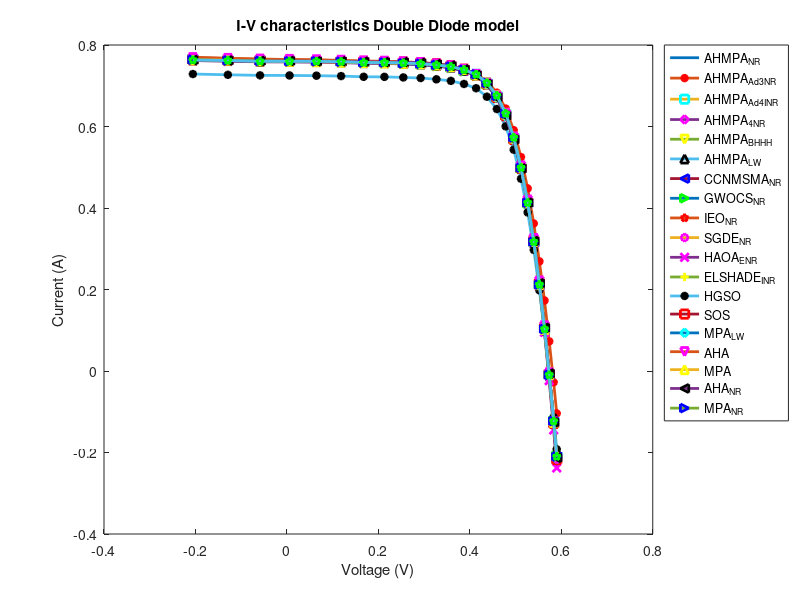

Write MATLAB code to recreate this figure.

p1=[...
-0.2057	0.764	7.63E-01	7.64E-01	7.64E-01	7.66E-01	7.64E-01	7.65E-01	0.766761072	0.770041868	0.765379355	0.761914382	0.764	0.72875166	0.763642347	0.764466354	0.768894615	7.64E-01	7.63E-01	7.64E-01	7.63E-01
-0.1291	0.762	7.62E-01	7.62E-01	7.62E-01	7.64E-01	7.62E-01	7.63E-01	0.764148967	0.767361544	0.763566333	0.760046038	0.762	0.726907087	0.762876005	0.763340795	0.766957902	7.63E-01	7.62E-01	7.62E-01	7.62E-01
-0.0588	0.7605	7.60E-01	7.61E-01	7.61E-01	7.63E-01	7.60E-01	7.62E-01	0.762024903	0.765174905	0.762175631	0.758604554	0.7605	0.72548262	0.762172081	0.762307341	0.765347992	7.61E-01	7.61E-01	7.61E-01	7.60E-01
0.0057	0.7605	7.60E-01	7.61E-01	7.61E-01	7.61E-01	7.60E-01	7.61E-01	0.761196786	0.764289496	0.762020364	0.758402654	0.7605	0.725276617	0.761523908	0.761357193	0.764558083	7.60E-01	7.61E-01	7.60E-01	7.60E-01
0.0646	0.76	7.60E-01	7.60E-01	7.60E-01	7.60E-01	7.60E-01	7.59E-01	0.760032433	0.763073221	0.761470394	0.757809984	0.76	0.724688257	0.760925737	0.760484828	0.763583373	7.59E-01	7.60E-01	7.60E-01	7.60E-01
0.1185	0.759	7.59E-01	7.59E-01	7.59E-01	7.58E-01	7.59E-01	7.58E-01	0.758522353	0.761516778	0.760522333	0.756822569	0.759	0.723714941	0.760359012	0.759670733	0.762409792	7.58E-01	7.60E-01	7.59E-01	7.59E-01
0.1678	0.757	7.57E-01	7.57E-01	7.57E-01	7.57E-01	7.57E-01	7.57E-01	0.756249377	0.759204401	0.758762687	0.755026416	0.757	0.721953184	0.759787335	0.758880197	0.760765056	7.57E-01	7.59E-01	7.57E-01	7.57E-01
0.2132	0.757	7.57E-01	7.57E-01	7.57E-01	7.56E-01	7.57E-01	7.56E-01	0.755636007	0.758561929	0.75861986	0.754849473	0.757	0.72179418	0.759123373	0.758028276	0.760098839	7.56E-01	7.58E-01	7.57E-01	7.57E-01
0.2545	0.7555	7.56E-01	7.56E-01	7.56E-01	7.55E-01	7.55E-01	7.55E-01	0.753808209	0.756722824	0.757214456	0.753413756	0.7555	0.720422138	0.75820531	0.756962966	0.758578224	7.55E-01	7.58E-01	7.55E-01	7.56E-01
0.2924	0.754	7.54E-01	7.54E-01	7.54E-01	7.53E-01	7.54E-01	7.54E-01	0.751924566	0.75485802	0.755705098	0.751882382	0.754	0.718995838	0.756690148	0.755349211	0.756774741	7.54E-01	7.56E-01	7.54E-01	7.54E-01
0.3269	0.7505	7.51E-01	7.51E-01	7.51E-01	7.51E-01	7.50E-01	7.51E-01	0.748258806	0.751259507	0.752351856	0.748528284	0.7505	0.715836534	0.75399629	0.752616458	0.753400199	7.51E-01	7.53E-01	7.51E-01	7.51E-01
0.3585	0.7465	7.48E-01	7.47E-01	7.47E-01	7.47E-01	7.46E-01	7.47E-01	0.743853747	0.746994015	0.748177787	0.744403218	0.7465	0.71198911	0.74911429	0.747762106	0.748712747	7.47E-01	7.49E-01	7.47E-01	7.47E-01
0.3873	0.7385	7.40E-01	7.39E-01	7.39E-01	7.40E-01	7.38E-01	7.39E-01	0.735597875	0.738971891	0.740034112	0.736408294	0.7385	0.704401069	0.740581253	0.739323151	0.74026808	7.40E-01	7.40E-01	7.39E-01	7.39E-01
0.4137	0.728	7.30E-01	7.28E-01	7.28E-01	7.27E-01	7.28E-01	7.26E-01	0.72431007	0.728027116	0.728684539	0.725392614	0.728	0.693857135	0.726198267	0.72508887	0.72779183	7.27E-01	7.26E-01	7.28E-01	7.28E-01
0.4373	0.7065	7.11E-01	7.07E-01	7.07E-01	7.07E-01	7.07E-01	7.06E-01	0.702718433	0.706861818	0.706802145	0.70409385	0.7065	0.673161611	0.70411531	0.703179627	0.706189231	7.07E-01	7.04E-01	7.07E-01	7.07E-01
0.459	0.6755	6.83E-01	6.76E-01	6.76E-01	6.76E-01	6.76E-01	6.74E-01	0.671441383	0.676059699	0.674932745	0.673150873	0.6755	0.642873575	0.671143707	0.670376394	0.674726648	6.75E-01	6.71E-01	6.75E-01	6.76E-01
0.4784	0.632	6.44E-01	6.32E-01	6.32E-01	6.32E-01	6.32E-01	6.29E-01	0.627824413	0.632872317	0.63039981	0.629846168	0.632	0.600361035	0.626237418	0.625598241	0.631409024	6.31E-01	6.26E-01	6.32E-01	6.32E-01
0.496	0.573	5.91E-01	5.73E-01	5.73E-01	5.73E-01	5.73E-01	5.70E-01	0.569185082	0.574529323	0.57052016	0.571350901	0.573	0.54309569	0.568125648	0.567566663	0.574036553	5.72E-01	5.68E-01	5.73E-01	5.73E-01
0.5119	0.499	5.25E-01	4.99E-01	4.99E-01	5.01E-01	4.99E-01	4.97E-01	0.496067293	0.501493437	0.495896265	0.497969042	0.499	0.471830372	0.497471707	0.496961073	0.502997398	5.00E-01	4.97E-01	4.99E-01	4.99E-01
0.5265	0.413	4.48E-01	4.13E-01	4.13E-01	4.14E-01	4.13E-01	4.12E-01	0.410870217	0.416109379	0.408967047	0.41183766	0.413	0.389165411	0.413831971	0.413367408	0.419380173	4.14E-01	4.13E-01	4.13E-01	4.13E-01
0.5398	0.3165	3.62E-01	3.17E-01	3.17E-01	3.18E-01	3.16E-01	3.15E-01	0.3153559	0.320122604	0.311611982	0.314395103	0.3165	0.297154422	0.319884249	0.319516633	0.324930831	3.18E-01	3.19E-01	3.17E-01	3.17E-01
0.5521	0.212	2.69E-01	2.12E-01	2.12E-01	2.12E-01	2.12E-01	2.11E-01	0.211680723	0.215690228	0.206043131	0.207510286	0.212	0.198155744	0.215965671	0.215793179	0.220818864	2.12E-01	2.15E-01	2.12E-01	2.12E-01
0.5633	0.1035	1.73E-01	1.04E-01	1.04E-01	1.02E-01	1.03E-01	1.02E-01	0.103862052	0.106877704	0.096392169	0.095036183	0.1035	0.096231636	0.106006149	0.106169646	0.110751301	1.02E-01	1.06E-01	1.03E-01	1.03E-01
0.5736	-0.01	7.27E-02	-1.00E-02	-1.00E-02	-9.24E-03	-1.00E-02	-9.62E-03	-0.008417467	-0.006566458	-0.017573567	-0.023581197	-0.01	-0.00872524	-0.007466095	-0.006768257	-0.004827569	-8.74E-03	-6.18E-03	-9.77E-03	-9.78E-03
0.5833	-0.123	-2.75E-02	-1.23E-01	-1.23E-01	-1.26E-01	-1.23E-01	-1.24E-01	-0.12138828	-0.120911284	-0.132173846	-0.14460127	-0.123	-0.113221133	-0.128627641	-0.127216206	-0.125100501	-1.26E-01	-1.26E-01	-1.23E-01	-1.23E-01
0.59	-0.21	-1.04E-01	-2.10E-01	-2.10E-01	-2.09E-01	-0.209999982	-2.09E-01	-0.207377442	-0.207942293	-0.21919205	-0.237803932	-0.21	-0.191933676	-0.217298914	-0.215181008	-0.216405695	-2.08E-01	-2.13E-01	-2.10E-01	-2.10E-01

];

vt=p1(:,1);
It=p1(:,2);

figure;
plot(vt,It,'LineWidth',2)
col2=['b','g','r','c','m','y','k','b','g','r','m','m','y','k','r','c','m','y','k','b','g','r'];
col1=['x','+','*','s','d','v','^','<','>','p','h','x','+','*','s','d','v','^','<','>','p','h'];

for i=3:length(p1(1,:))
    hold on
    Ia=p1(:,i);
    plot(vt,Ia,'Marker',col1(i),'MarkerEdgeColor',col2(i),'MarkerSize',6,'LineWidth',2)
    
end


title('I-V characteristics Double Diode model')
xlabel('Voltage (V)');
ylabel('Current (A)');
legend('AHMPA_N_R',	'AHMPA_A_d_3_N_R',	'AHMPA_A_d_4_I_N_R',	'AHMPA_4_N_R',	'AHMPA_B_H_H_H',...
    'AHMPA_L_W',	'CCNMSMA_N_R',	'GWOCS_N_R',	'IEO_N_R',	'SGDE_N_R',...
    'HAOA_E_N_R	','ELSHADE_I_N_R',	'HGSO',	'SOS',...
    'MPA_L_W','AHA','MPA','AHA_N_R','MPA_N_R','Location','NorthEastOutside')

